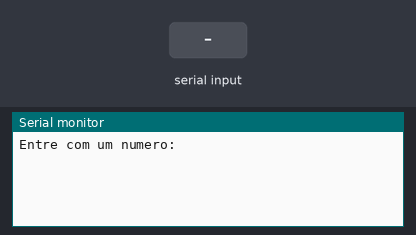
The sketch below on a simulated Arduino Uno, built with avr-gcc and run on an emulated ATmega328P. Shown: the last lines printed to the serial monitor. The inputs (shaded band) are chosen by the test bench.

Above: at 1.2 s.
1.3 s: "90,45\n" received over Serial
At 2.6 s:
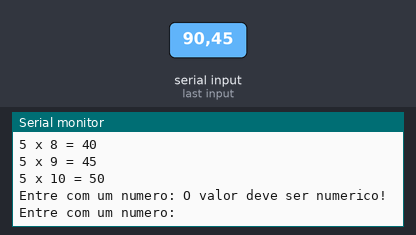
2.8 s: "30,150\n" received over Serial
At 5.0 s:
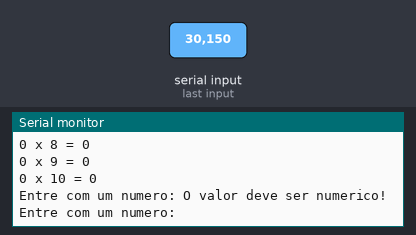
Timing chart, 0 to 6.5 s (numbered marks = the images above; inputs shaded):
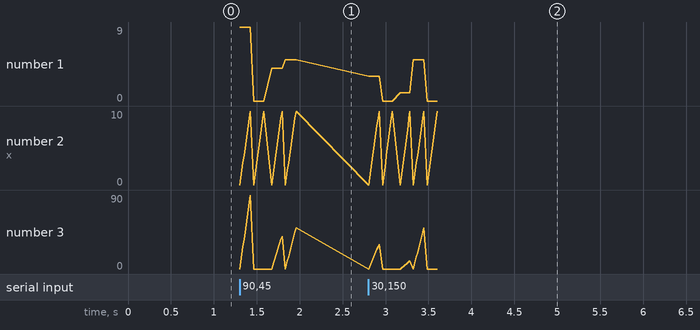

The sketch:

Pratica_08_Comunicacao_Bidirecional.ino
```cpp
// Curso de Introdução a Sistemas Embarcados com Arduino
// Prof. Felipe N. Martins
// www.nossosrobos.blogspot.com
//
// Prática 8 - Comunicação Bidirecional
// Objetivo: fazer comunicação bidirecional entre o Arduino e o
// computador. O Arduino solicita ao usuário que entre com um
// número entre 0 e 9 e apresenta a tabuada desse número.
// Baseado no código escrito para PIC16F por Rafael Lacerda Alves.
//
// Hardware adicionado:
//

int i, numero;
void setup() {
  Serial.begin(9600);
}
void loop() {
  while (true) {
    Serial.print("Entre com um numero: ");
    while (Serial.available()==0);
    numero = Serial.read();
      if (numero>='0' && numero<='9')
      Serial.println(numero-'0');
    else {
      Serial.println("O valor deve ser numerico!");
      continue;
    }
    numero-='0';
    for (i = 0; i <= 10; i++) {
      Serial.print(numero);
      Serial.print(" x ");
      Serial.print(i);
      Serial.print(" = ");
      Serial.println(numero*i);
    }
    Serial.println("");
  }
}
```

Measured:
- after the input at 1.3 s, the serial monitor: prints a new line at once (image 1)
- after the input at 2.8 s, the serial monitor: prints a new line at once (image 2)
